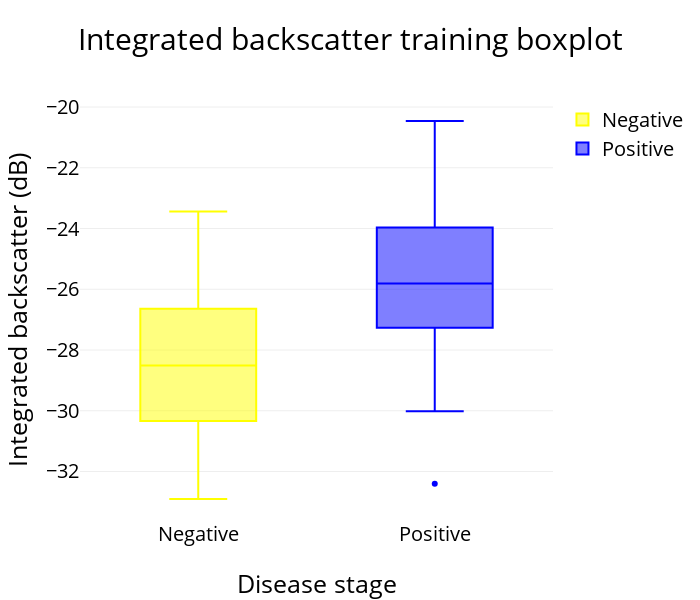
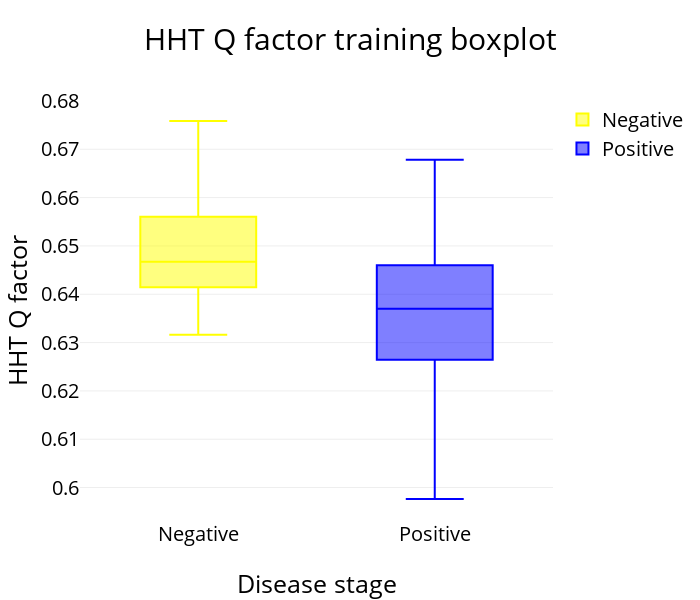

Write notebook code for charts like these, in order.
### Markdown cell above
># train dataset
>>## separate in two categories by steatosis:
>>>### negative : < 10%
>>>### positive : >= 10%

### Code cell
# Box plot
# import models
import xlrd
import numpy as np
import plotly.plotly as py
import plotly.graph_objs as go
from plotly.offline import init_notebook_mode, iplot

# open offline plotly
init_notebook_mode(connected=True)

# load data
## Pathology for train
data = xlrd.open_workbook("Pathology.xlsx").sheets()[0]

y_train = np.zeros((111, 3))
y_train[:, 0] = data.col_values(3)  # y0 = Integrated backscatter
y_train[:, 1] = data.col_values(4)  # y1 = Q factor (HHT)
y_train[:, 2] = data.col_values(6)  # y2 = Homogeneity factor

### group
y0 = []
y1 = []
nrows = data.nrows
for i in range(nrows):  # X = 'T' or 'F' from Pathology data 
    if data.cell(i,1).value < 10:
        y0.append(y_train[i, :].tolist())
    elif data.cell(i,1).value >= 10:
        y1.append(y_train[i, :].tolist())

### list to array
y0 = np.asarray(y0)
y1 = np.asarray(y1)

# def box_plot
def box_plot(i):
    trace0 = go.Box(y = y0[:, i], name = 'Negative', marker = dict(color = 'yellow'))
    trace1 = go.Box(y = y1[:, i], name = 'Positive', marker = dict(color = 'blue'))
    layout=go.Layout(height = '600',
                     width = '700',
                     title = '{0} training boxplot'.format(categories[i]),
                     titlefont = {'size':'30', 'color':'black'},
                     xaxis = {'title':'Disease stage', 'titlefont':{'size':'25', 'color':'black'}},
                     yaxis = {'title':'{0}'.format(features[i]), 'titlefont':{'size':'25', 'color':'black'}}, 
                     font = {'size':'20', 'color':'black'})
    traces = [trace0, trace1]
    fig = go.Figure(data=traces, layout=layout)
    py.image.save_as(fig, filename = 'Data visualization/box/{0} training boxplot_pn.png'.format(categories[i]))
    iplot(fig)

# plot
categories = ['Integrated backscatter', 'HHT Q factor', 'Homogeneity factor']
features = ['Integrated backscatter (dB)', 'HHT Q factor', 'Homogeneity factor']
for i in range(3):
    box_plot(i)

### Figure 1 — Plotly figure (JSON) as saved in the notebook; plotly's stock layout.template omitted (floating-point values rounded to 4 significant figures)
{"data": [{"marker": {"color": "yellow"}, "name": "Negative", "type": "box", "uid": "d99de4", "y": [-25.86, -28.0, -24.73, -24.59, -27.48, -24.0, -30.94, -32.91, -28.91, -28.21, -30.13, -29.33, -32.33, -26.44, -23.44, -30.88, -31.58, -31.71, -30.34, -25.99, -25.94, -28.51, -31.06, -30.76, -31.42, -30.63, -30.63, -29.54, -26.56, -29.26, -27.07, -29.59, -29.02, -26.9, -28.33, -30.13, -28.4, -29.38, -28.66, -27.91, -25.78, -27.45, -25.26, -27.39, -27.38, -30.33, -27.64, -31.41, -30.29, -25.41, -24.86]}, {"marker": {"color": "blue"}, "name": "Positive", "type": "box", "uid": "329017", "y": [-28.05, -29.38, -28.07, -27.13, -23.68, -28.45, -20.46, -26.7, -29.47, -25.51, -29.14, -26.29, -29.61, -30.02, -26.35, -25.04, -25.57, -24.61, -24.11, -28.13, -23.02, -28.64, -26.34, -24.05, -27.11, -22.85, -24.54, -23.16, -27.2, -26.41, -26.69, -25.8, -20.5, -26.01, -24.81, -25.16, -28.14, -25.23, -23.89, -26.29, -25.82, -29.36, -25.6, -24.23, -26.64, -32.4, -23.75, -29.3, -26.75, -22.04, -22.91, -25.44, -20.94, -24.46, -27.33, -20.52, -23.14, -26.81, -21.8, -23.48]}], "layout": {"font": {"color": "black", "size": "20"}, "height": "600", "title": "Integrated backscatter training boxplot", "titlefont": {"color": "black", "size": "30"}, "width": "700", "xaxis": {"autorange": true, "range": [-0.5, 1.5], "title": "Disease stage", "titlefont": {"color": "black", "size": "25"}, "type": "category"}, "yaxis": {"autorange": true, "range": [-33.6, -19.77], "title": "Integrated backscatter (dB)", "titlefont": {"color": "black", "size": "25"}, "type": "linear"}}}

### Figure 2 — Plotly figure (JSON) as saved in the notebook; plotly's stock layout.template omitted (floating-point values rounded to 4 significant figures)
{"data": [{"marker": {"color": "yellow"}, "name": "Negative", "type": "box", "uid": "460c5f", "y": [0.6527, 0.645, 0.6487, 0.6759, 0.6553, 0.648, 0.6387, 0.6394, 0.6368, 0.6497, 0.6425, 0.6399, 0.6452, 0.6472, 0.6497, 0.6427, 0.6347, 0.6364, 0.6467, 0.6579, 0.6423, 0.6447, 0.6633, 0.6608, 0.6516, 0.6457, 0.6558, 0.6454, 0.6583, 0.639, 0.6561, 0.6446, 0.6412, 0.6503, 0.6491, 0.645, 0.6407, 0.6628, 0.6589, 0.6409, 0.6562, 0.6635, 0.6629, 0.6422, 0.6381, 0.641, 0.6316, 0.6602, 0.6438, 0.6477, 0.6566]}, {"marker": {"color": "blue"}, "name": "Positive", "type": "box", "uid": "f3e521", "y": [0.6347, 0.634, 0.6242, 0.6475, 0.6228, 0.6464, 0.6348, 0.6388, 0.6429, 0.6498, 0.6464, 0.6435, 0.6387, 0.6435, 0.6598, 0.6377, 0.6543, 0.6545, 0.6369, 0.6325, 0.6257, 0.6469, 0.6533, 0.6456, 0.6381, 0.6323, 0.628, 0.6257, 0.6245, 0.6377, 0.6381, 0.6434, 0.6371, 0.649, 0.6258, 0.617, 0.6528, 0.6416, 0.6304, 0.647, 0.6084, 0.6678, 0.6359, 0.6145, 0.6503, 0.6065, 0.6329, 0.639, 0.6296, 0.6493, 0.6219, 0.5976, 0.6171, 0.6411, 0.6282, 0.6286, 0.6271, 0.6196, 0.6203, 0.6334]}], "layout": {"font": {"color": "black", "size": "20"}, "height": "600", "title": "HHT Q factor training boxplot", "titlefont": {"color": "black", "size": "30"}, "width": "700", "xaxis": {"autorange": true, "range": [-0.5, 1.5], "title": "Disease stage", "titlefont": {"color": "black", "size": "25"}, "type": "category"}, "yaxis": {"autorange": true, "range": [0.5933, 0.6802], "title": "HHT Q factor", "titlefont": {"color": "black", "size": "25"}, "type": "linear"}}}
